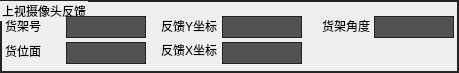
       <widget class="QGroupBox" name="groupBox_UpCameraInformation">
        <property name="geometry">
         <rect>
          <x>0</x>
          <y>410</y>
          <width>459</width>
          <height>73</height>
         </rect>
        </property>
        <property name="styleSheet">
         <string notr="true">QGroupBox {
  border: 1.5px solid rgb(36, 36, 36);
}</string>
        </property>
        <property name="title">
         <string>上视摄像头反馈</string>
        </property>
        <widget class="QLabel" name="label_87">
         <property name="geometry">
          <rect>
           <x>5</x>
           <y>16</y>
           <width>68</width>
           <height>20</height>
          </rect>
         </property>
         <property name="minimumSize">
          <size>
           <width>68</width>
           <height>20</height>
          </size>
         </property>
         <property name="maximumSize">
          <size>
           <width>68</width>
           <height>20</height>
          </size>
         </property>
         <property name="text">
          <string>货架号</string>
         </property>
        </widget>
        <widget class="QLabel" name="label_88">
         <property name="geometry">
          <rect>
           <x>161</x>
           <y>40</y>
           <width>68</width>
           <height>20</height>
          </rect>
         </property>
         <property name="minimumSize">
          <size>
           <width>68</width>
           <height>20</height>
          </size>
         </property>
         <property name="maximumSize">
          <size>
           <width>68</width>
           <height>20</height>
          </size>
         </property>
         <property name="text">
          <string>反馈X坐标</string>
         </property>
        </widget>
        <widget class="QLabel" name="label_89">
         <property name="geometry">
          <rect>
           <x>161</x>
           <y>16</y>
           <width>68</width>
           <height>20</height>
          </rect>
         </property>
         <property name="minimumSize">
          <size>
           <width>68</width>
           <height>20</height>
          </size>
         </property>
         <property name="maximumSize">
          <size>
           <width>68</width>
           <height>20</height>
          </size>
         </property>
         <property name="text">
          <string>反馈Y坐标</string>
         </property>
        </widget>
        <widget class="QLabel" name="label_90">
         <property name="geometry">
          <rect>
           <x>322</x>
           <y>16</y>
           <width>68</width>
           <height>20</height>
          </rect>
         </property>
         <property name="minimumSize">
          <size>
           <width>68</width>
           <height>20</height>
          </size>
         </property>
         <property name="maximumSize">
          <size>
           <width>68</width>
           <height>20</height>
          </size>
         </property>
         <property name="text">
          <string>货架角度</string>
         </property>
        </widget>
        <widget class="QLabel" name="label_91">
         <property name="geometry">
          <rect>
           <x>5</x>
           <y>41</y>
           <width>68</width>
           <height>20</height>
          </rect>
         </property>
         <property name="minimumSize">
          <size>
           <width>68</width>
           <height>20</height>
          </size>
         </property>
         <property name="maximumSize">
          <size>
           <width>68</width>
           <height>20</height>
          </size>
         </property>
         <property name="text">
          <string>货位面</string>
         </property>
        </widget>
        <widget class="QLabel" name="labelEdit_ShelfNumber">
         <property name="geometry">
          <rect>
           <x>66</x>
           <y>16</y>
           <width>80</width>
           <height>22</height>
          </rect>
         </property>
         <property name="styleSheet">
          <string notr="true">border: 1px solid rgb(36, 36, 36);        background: rgb(82, 82, 82);</string>
         </property>
         <property name="text">
          <string/>
         </property>
         <property name="alignment">
          <set>Qt::AlignCenter</set>
         </property>
        </widget>
        <widget class="QLabel" name="labelEdit_Shelf_X">
         <property name="geometry">
          <rect>
           <x>222</x>
           <y>42</y>
           <width>80</width>
           <height>22</height>
          </rect>
         </property>
         <property name="styleSheet">
          <string notr="true">border: 1px solid rgb(36, 36, 36);        background: rgb(82, 82, 82);</string>
         </property>
         <property name="text">
          <string/>
         </property>
         <property name="alignment">
          <set>Qt::AlignCenter</set>
         </property>
        </widget>
        <widget class="QLabel" name="labelEdit_Shelf_Y">
         <property name="geometry">
          <rect>
           <x>222</x>
           <y>16</y>
           <width>80</width>
           <height>22</height>
          </rect>
         </property>
         <property name="styleSheet">
          <string notr="true">border: 1px solid rgb(36, 36, 36);        background: rgb(82, 82, 82);</string>
         </property>
         <property name="text">
          <string/>
         </property>
         <property name="alignment">
          <set>Qt::AlignCenter</set>
         </property>
        </widget>
        <widget class="QLabel" name="labelEdit_Shelf_H">
         <property name="geometry">
          <rect>
           <x>374</x>
           <y>16</y>
           <width>80</width>
           <height>22</height>
          </rect>
         </property>
         <property name="styleSheet">
          <string notr="true">border: 1px solid rgb(36, 36, 36);        background: rgb(82, 82, 82);</string>
         </property>
         <property name="text">
          <string/>
         </property>
         <property name="alignment">
          <set>Qt::AlignCenter</set>
         </property>
        </widget>
        <widget class="QLabel" name="labelEdit_ShelfFace">
         <property name="geometry">
          <rect>
           <x>66</x>
           <y>42</y>
           <width>80</width>
           <height>22</height>
          </rect>
         </property>
         <property name="styleSheet">
          <string notr="true">border: 1px solid rgb(36, 36, 36);        background: rgb(82, 82, 82);</string>
         </property>
         <property name="text">
          <string/>
         </property>
         <property name="alignment">
          <set>Qt::AlignCenter</set>
         </property>
        </widget>
       </widget>
